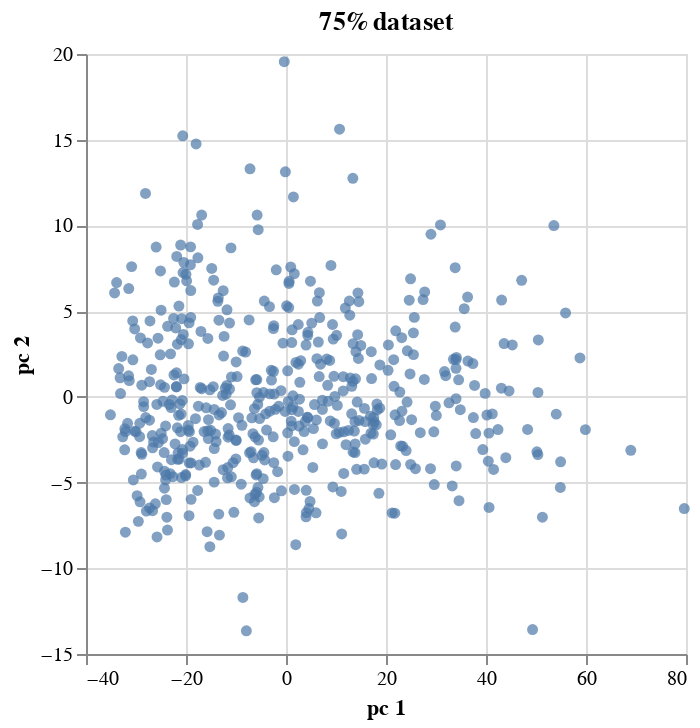

Notebook code cell kept with this figure:
### Markdown cell above
Repeat with 75% dataset (list_75_percent)

### Code cell
# select rows
pca75 = CRISPR_transpose.loc[list_75_percent].dropna()  #remove nan

# removing nan changed len from 186 to 139
print('Removing nan caused shape to change from', 
      CRISPR_transpose.loc[list_75_percent].shape,'to', pca75.shape) 

X_pca75 = StandardScaler().fit(pca75).transform(pca75)

pca75data = PCA(n_components = 2, random_state=0).fit_transform(X_pca75)
print(X_pca75.shape)

pca75Df = pd.DataFrame(data = pca75data, index=pca75.index ,columns = ['pc 1', 'pc 2'])
print(pca75Df.shape)

# visualize
chart75 = alt.Chart(pca75Df.reset_index()).mark_circle().encode(
    x='pc 1',
    y='pc 2',
    tooltip=['index','pc 1', 'pc 2'],
).properties(title='75% dataset')

chart75

### Figure 1 — Vega-Lite specification as saved in the notebook (floating-point values rounded to 4 significant figures; data arrays with more than 128 entries replaced by an {"elided": "..."} marker saying what was removed)
{"config": {"range": {"category": {"scheme": "category20"}}}, "data": {"name": "data-d9fe4878ad20abcc4cfacf5e019f0e35"}, "mark": "circle", "encoding": {"tooltip": [{"type": "nominal", "field": "index"}, {"type": "quantitative", "field": "pc 1"}, {"type": "quantitative", "field": "pc 2"}], "x": {"type": "quantitative", "field": "pc 1"}, "y": {"type": "quantitative", "field": "pc 2"}}, "title": "75% dataset", "$schema": "https://vega.github.io/schema/vega-lite/v4.8.1.json", "datasets": {"data-d9fe4878ad20abcc4cfacf5e019f0e35": {"elided": "479 records"}}}
